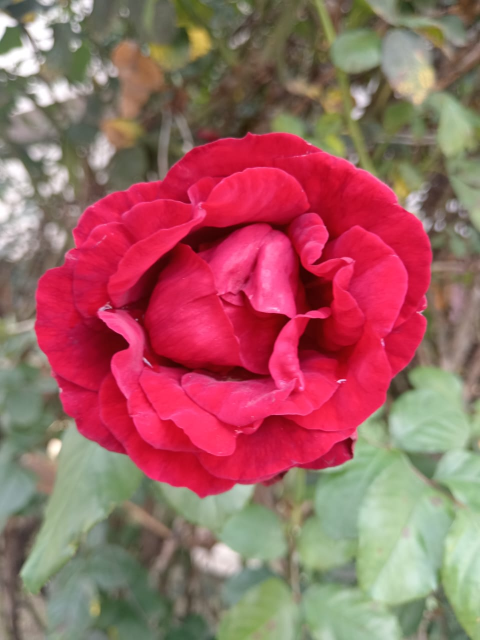
#> input picture Practica1/imagen1.jpg, 960 x 1280 px (shown at 1/2 size)
$ python analisis_imagenes.py
#> lines starting #> are read from the running program, lines starting #| are printed output that depends on the picture; after the words box and inside, x2 and y2 are one past the last pixel; in counts of white or black regions, pixels touching at a corner belong together
# -*- coding: utf-8 -*-
from collections import OrderedDict

from PIL import Image
import numpy as np

import matplotlib
matplotlib.use("Qt5Agg")  # Asegúrate de tener PyQt5 instalado
import matplotlib.pyplot as plt
from matplotlib.widgets import Button

import cv2
from skimage import color, util

import os

# ========= utilidades generales =========
def to_uint8(img: np.ndarray) -> np.ndarray:
    """Convierte cualquier imagen a uint8 sin alterar su apariencia visual."""
    if img.dtype == np.uint8:
        return img
    if img.dtype.kind == "f" and 0.0 <= float(img.min()) and float(img.max()) <= 1.0:
        return (img * 255).clip(0, 255).astype(np.uint8)
    m, M = float(img.min()), float(img.max())
    if M - m < 1e-12:
        return np.zeros_like(img, dtype=np.uint8)
    return ((img - m) / (M - m) * 255.0).astype(np.uint8)


# [54 lines left out: functions plot_hist_on_axes, open_hist_grid, not called in this run]


def figure_with_hist_button(images_dict: OrderedDict, title=None, layout=(1, 1), cmaps=None, hist_whitelist=None):
    """
    Muestra images_dict en una figura y agrega un botón "Histogramas".
    El botón abrirá SOLO los histogramas de las claves en 'hist_whitelist'.
    Si 'hist_whitelist' es None, graficará todos los items.
    """
    rows, cols = layout
    fig, axes = plt.subplots(rows, cols, figsize=(11, 6))
    if title:
        fig.suptitle(title, y=0.98, fontsize=12)

    # Deja espacio inferior para el botón
    fig.subplots_adjust(bottom=0.18, top=0.90)

    if not isinstance(axes, np.ndarray):
        axes = np.array([axes])
    axes = axes.ravel()

    items = list(images_dict.items())
    for ax, (name, img) in zip(axes, items):
        if isinstance(img, np.ndarray) and img.ndim == 2:
            ax.imshow(img, cmap=(cmaps or {}).get(name, "gray"))
        else:
            ax.imshow(img)
        ax.set_title(name)
        ax.axis("off")

    # Botón (solo histogramas de ESTA figura, en una sola ventana)
    ax_btn = fig.add_axes([0.73, 0.04, 0.24, 0.08])
    btn = Button(ax_btn, "Histogramas")

    # [6 lines left out: function _on_click, not called in this run]

    # Guardar referencias para evitar garbage collection
    fig._hist_btn = btn
    fig._hist_cid = btn.on_clicked(_on_click)
    fig._hist_images = images_dict
    fig._hist_whitelist = hist_whitelist
    return fig, axes


# ========= pasos base =========
def cargar_rgb(path: str) -> np.ndarray:
    """Carga con PIL en RGB uint8."""
    pil = Image.open(path).convert("RGB")
    return np.array(pil)


def separar_canales(rgb: np.ndarray):
    """Devuelve R, G, B (2D cada uno)."""
    return rgb[..., 0], rgb[..., 1], rgb[..., 2]


def a_grises_bt601(rgb: np.ndarray) -> np.ndarray:
    """Escala de grises por luminancia (BT.601) con OpenCV."""
    return cv2.cvtColor(rgb, cv2.COLOR_RGB2GRAY)


def binarizar(gray_u8: np.ndarray, t: int = 128) -> np.ndarray:
    """Umbral fijo."""
    _, binaria = cv2.threshold(gray_u8, t, 255, cv2.THRESH_BINARY)
    return binaria


# ========= nuevos modelos de color =========
def to_float01(rgb_u8: np.ndarray) -> np.ndarray:
    """Convierte RGB uint8 a float32 [0,1] para skimage.color."""
    return util.img_as_float32(rgb_u8)


def convertir_yiq(rgb_u8: np.ndarray) -> OrderedDict:
    """
    YIQ (skimage): devuelve Y, I, Q como 2D y una vista 'visual' (Y/I/Q apilados para mostrar).
    Para histogramas usaremos SOLO Y, I, Q (no la 'visual').
    """
    rgb_f = to_float01(rgb_u8)
    yiq = color.rgb2yiq(rgb_f)  # float [0,1] para Y; I/Q en rangos aprox. [-0.6, 0.6]
    Y, I, Q = yiq[..., 0], yiq[..., 1], yiq[..., 2]

    # Reescala I y Q a [0,1] para visualización
    def rescale01(x):
        xmin, xmax = float(x.min()), float(x.max())
        if xmax - xmin < 1e-12:
            return np.zeros_like(x, dtype=np.float32)
        return (x - xmin) / (xmax - xmin)

    Y_u8 = to_uint8(Y)
    I_u8 = to_uint8(rescale01(I))
    Q_u8 = to_uint8(rescale01(Q))
    yiq_vis = np.dstack([Y_u8, I_u8, Q_u8])  # solo para ver en color, NO para histograma

    return OrderedDict({
        "YIQ - Y (luminancia)": Y_u8,
        "YIQ - I (crominancia)": I_u8,
        "YIQ - Q (crominancia)": Q_u8,
        "YIQ (visual)": yiq_vis  # <- mostrado en figura, ignorado en histograma
    })


def convertir_cmy(rgb_u8: np.ndarray) -> OrderedDict:
    """
    CMY sustractivo simple: C=255-R, M=255-G, Y=255-B.
    Devuelve canales y un composite para visualizar.
    """
    cmy_u8 = 255 - rgb_u8
    C, M, Y = cmy_u8[..., 0], cmy_u8[..., 1], cmy_u8[..., 2]
    return OrderedDict({
        "CMY - C (255-R)": C,
        "CMY - M (255-G)": M,
        "CMY - Y (255-B)": Y,
        "CMY (composite)": cmy_u8  # <- mostrado en figura, ignorado en histograma
    })


def convertir_hsv(rgb_u8: np.ndarray) -> OrderedDict:
    """
    HSV con skimage: H,S,V en [0,1] + una reconstrucción a RGB para ver colores.
    """
    rgb_f = to_float01(rgb_u8)
    hsv = color.rgb2hsv(rgb_f)
    H, S, V = hsv[..., 0], hsv[..., 1], hsv[..., 2]
    H_u8, S_u8, V_u8 = to_uint8(H), to_uint8(S), to_uint8(V)
    hsv_to_rgb_u8 = to_uint8(color.hsv2rgb(hsv))
    return OrderedDict({
        "HSV - H (matiz)": H_u8,
        "HSV - S (saturación)": S_u8,
        "HSV - V (valor)": V_u8,
        "HSV→RGB (reconstruido)": hsv_to_rgb_u8  # <- mostrado en figura, ignorado en histograma
    })


# ========= demo secuencial (una ventana a la vez) =========
def demo(path="imagen.jpg", umbral=128):
    # 1) Original
    rgb = cargar_rgb(path)
    figure_with_hist_button(
        OrderedDict({"Original RGB": rgb}),
        title="1) Original",
        layout=(1, 1),
        hist_whitelist={"Original RGB"}  # histograma RGB del original
    )
    plt.show(block=True)

    # 2) Separada en canales RGB
    r, g, b = separar_canales(rgb)
    figure_with_hist_button(
        OrderedDict({"Canal R": r, "Canal G": g, "Canal B": b}),
        title="2) Canales RGB",
        layout=(1, 3),
        cmaps={"Canal R": "Reds", "Canal G": "Greens", "Canal B": "Blues"},
        hist_whitelist={"Canal R", "Canal G", "Canal B"}
    )
    plt.show(block=True)

    # 3) Escala de grises (BT.601)
    gray = a_grises_bt601(rgb)
    figure_with_hist_button(
        OrderedDict({"Escala de grises (BT.601)": gray}),
        title="3) Escala de grises",
        layout=(1, 1),
        hist_whitelist={"Escala de grises (BT.601)"}
    )
    plt.show(block=True)

    # 4) Binarización
    binaria = binarizar(gray, umbral)
    figure_with_hist_button(
        OrderedDict({f"Binarización (t={umbral})": binaria}),
        title="4) Binarización",
        layout=(1, 1),
        hist_whitelist={f"Binarización (t={umbral})"}
    )
    plt.show(block=True)

    # 5) YIQ
    yiq_imgs = convertir_yiq(rgb)
    figure_with_hist_button(
        yiq_imgs,
        title="5) Modelo YIQ (aplicado a RGB original)",
        layout=(2, 2),
        hist_whitelist={
            "YIQ - Y (luminancia)",
            "YIQ - I (crominancia)",
            "YIQ - Q (crominancia)",
            # Omitimos "YIQ (visual)"
        }
    )
    plt.show(block=True)

    # 6) CMY
    cmy_imgs = convertir_cmy(rgb)
    figure_with_hist_button(
        cmy_imgs,
        title="6) Modelo CMY (aplicado a RGB original)",
        layout=(2, 2),
        hist_whitelist={
            "CMY - C (255-R)",
            "CMY - M (255-G)",
            "CMY - Y (255-B)",
            # Omitimos "CMY (composite)"
        }
    )
    plt.show(block=True)

    # 7) HSV
    hsv_imgs = convertir_hsv(rgb)
    figure_with_hist_button(
        hsv_imgs,
        title="7) Modelo HSV (aplicado a RGB original)",
        layout=(2, 2),
        hist_whitelist={
            "HSV - H (matiz)",
            "HSV - S (saturación)",
            "HSV - V (valor)",
            # Omitimos "HSV→RGB (reconstruido)"
        }
    )
    plt.show(block=True)

if __name__ == "__main__":
    base = os.path.dirname(os.path.abspath(__file__))
    path_img = os.path.join(base, "imagen1.jpg")
    demo(path_img, umbral=128)
#> in cargar_rgb, pil is the input picture: PIL image 960x1280 RGB; mean R, G, B 158.2, 100.2, 99.6
#> in figure_with_hist_button, `items = list(images_dict.items())`: items = 1 item
#> the loop in figure_with_hist_button, `for ax, (name, img) in zip(axes, items):` made 1 pass
#> name on pass 1: 'Original RGB'
#> in demo, `r, g, b = separar_canales(rgb)`:
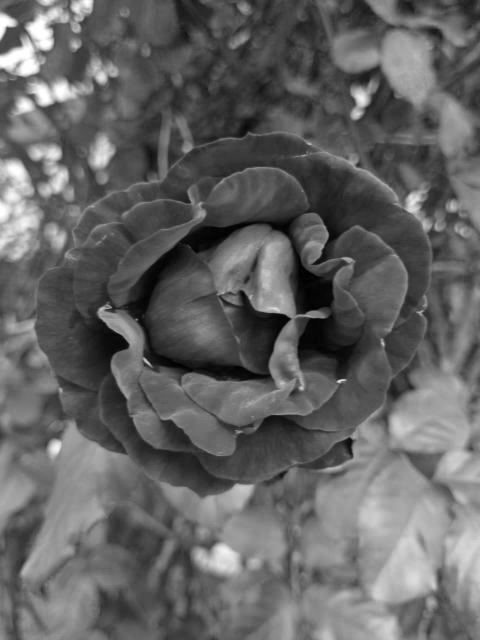
#> b: shape (1280, 960) (shown at 1/2 size); min 0, max 255, mean 99.6
#> the loop in figure_with_hist_button (call 2), `for ax, (name, img) in zip(axes, items):` made 3 passes
#> in a_grises_bt601, `return cv2.cvtColor(rgb, cv2.COLOR_RGB2GRAY)`:
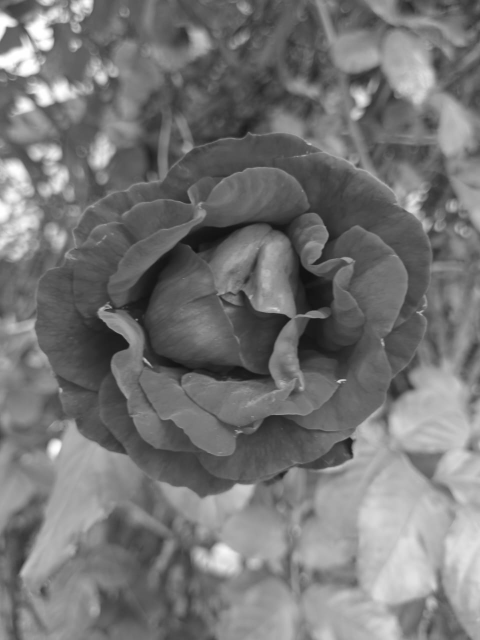
#> returned value: shape (1280, 960) (shown at 1/2 size); min 15, max 255, mean 117.5
#> in binarizar, `_, binaria = cv2.threshold(gray_u8, t, 255, cv2.THRESH_BINARY)`:
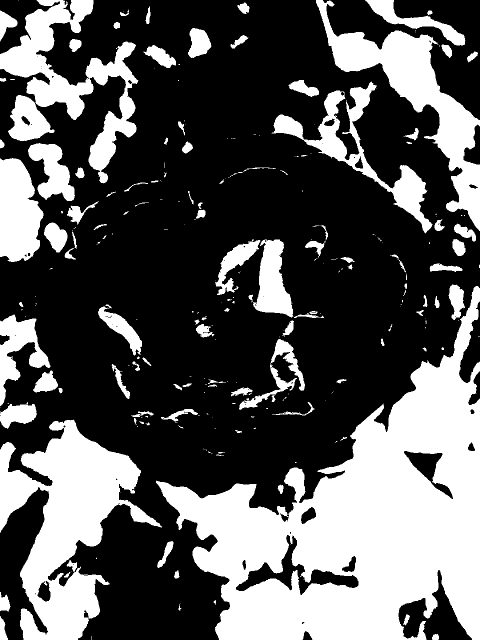
#> binaria: shape (1280, 960) (shown at 1/2 size); 34.9% white; 261 white regions (141 under 20 px), largest, box (x1, y1, x2, y2) and area: (312, 572, 960, 1280) 201254, (0, 839, 324, 1280) 63091, (632, 0, 960, 462) 34387
#> in convertir_yiq, `yiq = color.rgb2yiq(rgb_f)`: yiq: shape (1280, 960, 3) float32; mean of channels 0, 1, 2 0.461, 0.136, 0.0474
#> in convertir_yiq, `Y, I, Q = yiq[..., 0], yiq[..., 1], yiq[..., 2]`:
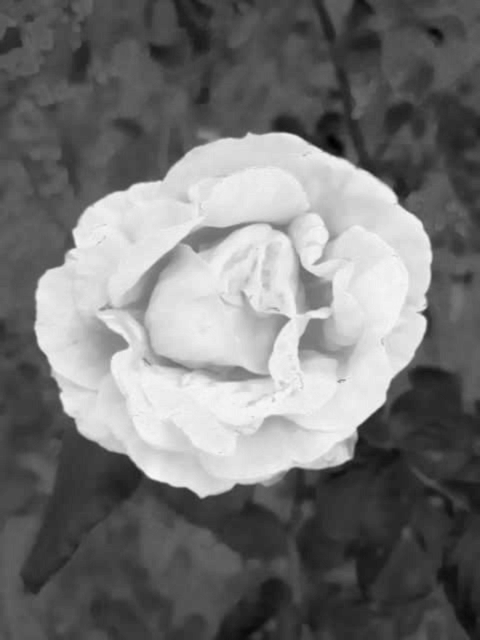
#> Q: shape (1280, 960) float32 (shown at 1/2 size); min -0.138, max 0.263, mean 0.0473; drawn with min black and max white
#> in rescale01, `xmin, xmax = float(x.min()), float(x.max())`: xmin = -0.0559; xmax = 0.453
#> in convertir_yiq, `yiq_vis = np.dstack([Y_u8, I_u8, Q_u8])`:
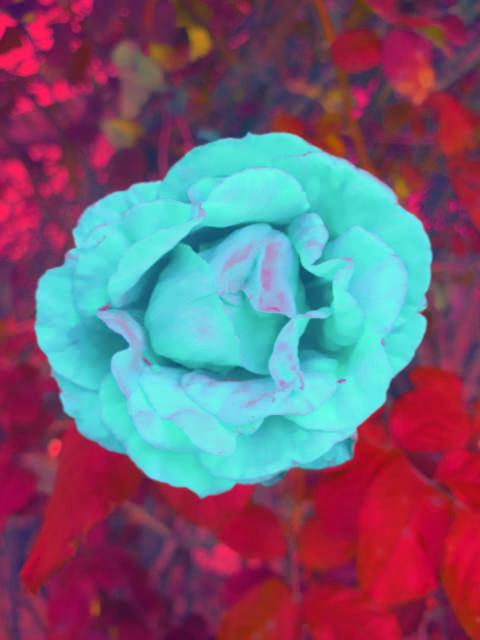
#> yiq_vis: shape (1280, 960, 3) (shown at 1/2 size); mean of channels 0, 1, 2 117, 95.8, 117.4; drawn as R, G, B
#> in demo, `yiq_imgs = convertir_yiq(rgb)`: yiq_imgs = 4 items
#> in convertir_cmy, `C, M, Y = cmy_u8[..., 0], cmy_u8[..., 1], cmy_u8[..., 2]`:
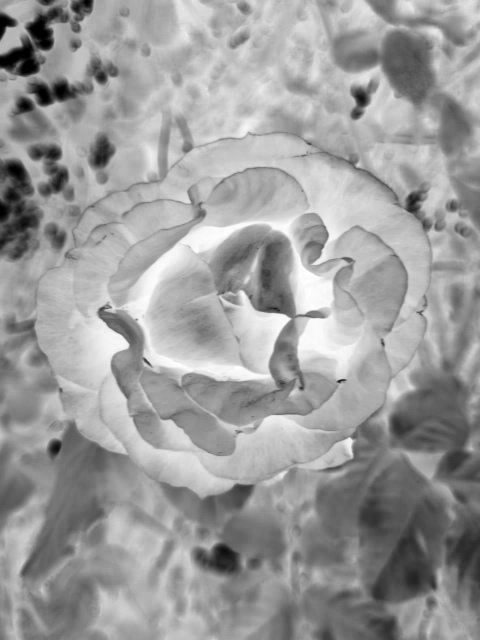
#> Y: shape (1280, 960) (shown at 1/2 size); min 0, max 255, mean 155.4
#> in convertir_hsv, `hsv = color.rgb2hsv(rgb_f)`: hsv: shape (1280, 960, 3) float32; mean of channels 0, 1, 2 0.474, 0.445, 0.646
#> in convertir_hsv, `H, S, V = hsv[..., 0], hsv[..., 1], hsv[..., 2]`:
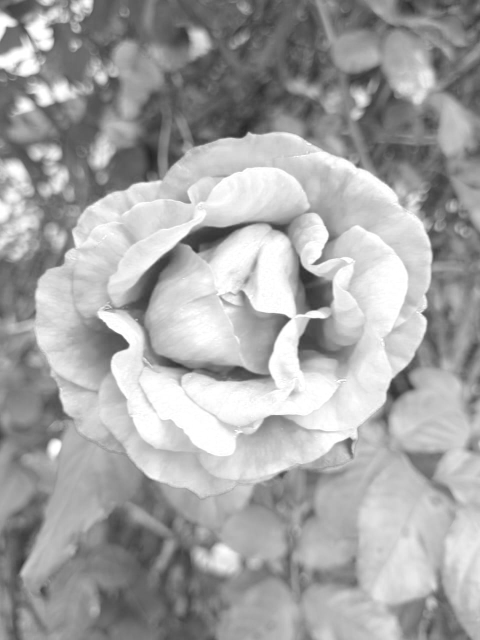
#> V: shape (1280, 960) float32 (shown at 1/2 size); min 0.141, max 1, mean 0.647

if __name__ == "__main__":
    # Cambia la ruta a tu imagen y, si quieres, el umbral
    demo("imagen1.jpg", umbral=128)
